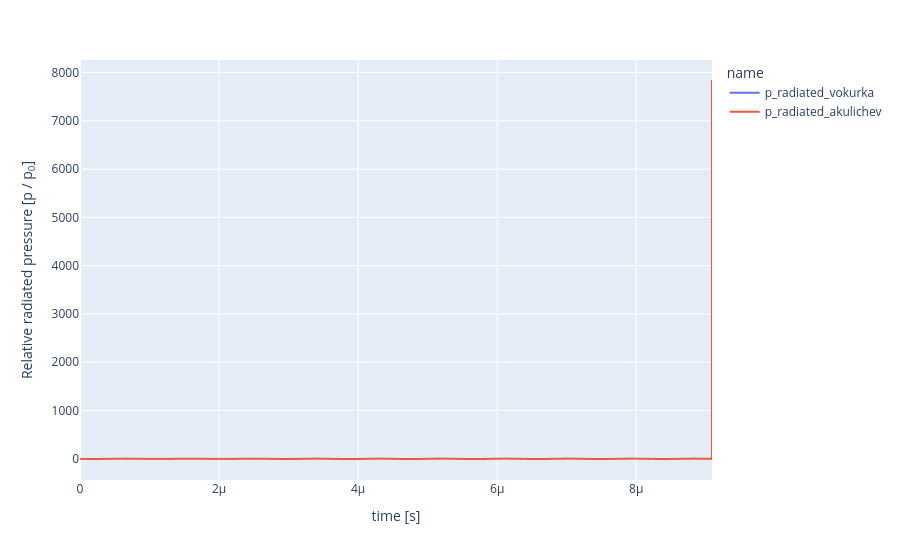

The notebook cell saved with this chart:
### Code cell
import pandas as pd

rad_p_df1 = pd.DataFrame(
    data={
        "x": BD_obj.time,
        "y": BD_obj.p_radiated_vokurka,
        "name": "p_radiated_vokurka",
    }
)
rad_p_df2 = pd.DataFrame(
    data={
        "x": BD_obj.time,
        "y": BD_obj.p_radiated,
        "name": "p_radiated_akulichev",
    }
)
rad_p_df = pd.concat([rad_p_df1, rad_p_df2])

fig = px.line(rad_p_df,x="x", y="y", color="name")

fig.update_layout(
    xaxis=dict(title="time [s]"),
    yaxis=dict(title="Relative radiated pressure [p / p<sub>0</sub>]"), #r"$\text{Relative radiated pressure } [p/p_0]$"),
)
fig.show()

### Figure 1 — Plotly figure (JSON) as saved in the notebook; plotly's stock layout.template omitted (floating-point values rounded to 4 significant figures; data arrays with more than 128 entries replaced by an {"elided": "..."} marker saying what was removed)
{"data": [{"hovertemplate": "name=p_radiated_vokurka<br>x=%{x}<br>y=%{y}<extra></extra>", "legendgroup": "p_radiated_vokurka", "line": {"color": "#636efa", "dash": "solid"}, "marker": {"symbol": "circle"}, "mode": "lines", "name": "p_radiated_vokurka", "showlegend": true, "type": "scattergl", "x": {"elided": "10000 float values"}, "xaxis": "x", "y": {"elided": "10000 float values"}, "yaxis": "y"}, {"hovertemplate": "name=p_radiated_akulichev<br>x=%{x}<br>y=%{y}<extra></extra>", "legendgroup": "p_radiated_akulichev", "line": {"color": "#EF553B", "dash": "solid"}, "marker": {"symbol": "circle"}, "mode": "lines", "name": "p_radiated_akulichev", "showlegend": true, "type": "scattergl", "x": {"elided": "10000 float values"}, "xaxis": "x", "y": {"elided": "10000 float values"}, "yaxis": "y"}], "layout": {"legend": {"title": {"text": "name"}, "tracegroupgap": 0}, "margin": {"t": 60}, "xaxis": {"anchor": "y", "domain": [0, 1], "title": {"text": "time [s]"}}, "yaxis": {"anchor": "x", "domain": [0, 1], "title": {"text": "Relative radiated pressure [p / p<sub>0</sub>]"}}}}
